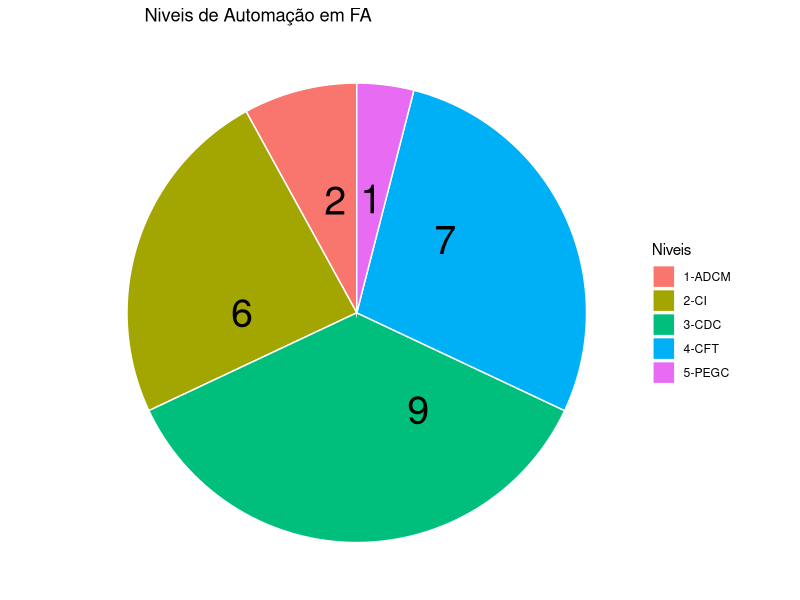

R code for this plot:
library(ggplot2)

dados<-read.csv("2BDados.csv")

ggplot(dados, aes(x = "", y = fa, fill = Niveis)) +
geom_bar(stat = "identity", color = "white") +
coord_polar("y", start = 0)+
geom_text(
    aes(y = fa/4+ c(0, cumsum(fa)[-length(fa)]), 
            label = c("1","7","9","6","2")), size=10)+
theme(legend.position="none") +
ggtitle("               Niveis de Automação em FA")+
theme_void()